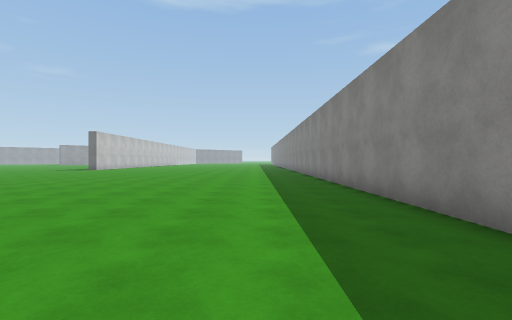
[1] (above)

12 first-person views from a walk through a Unity game level. The camera is 1.3 m above the floor, looks level and sees 85° across. The floor is counted in squares, 2 m on a side. Each view is taken from the middle of a square. On the plan, view 1 faces up. The plan holds only what a view shows up to about 9 squares ahead; the rest is blank. The place goes on beyond the plan. Some animated figures are not drawn. Surface patterns are stand-ins for the level's own textures.

[2]
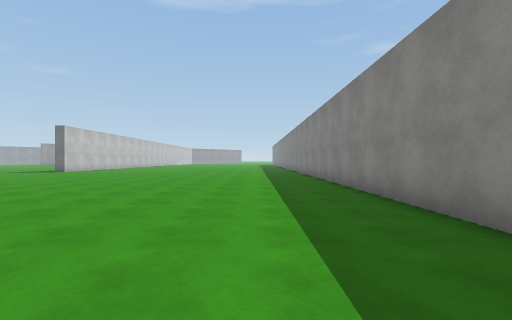

[3]
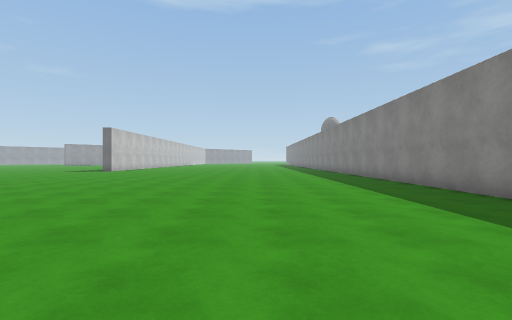

[4]
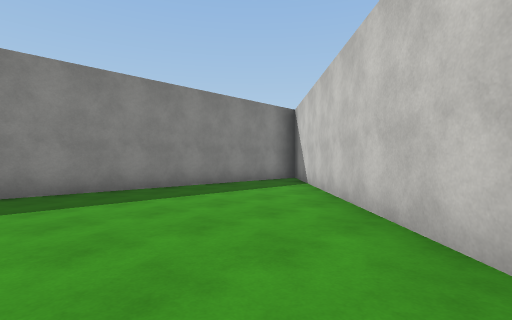

[5]
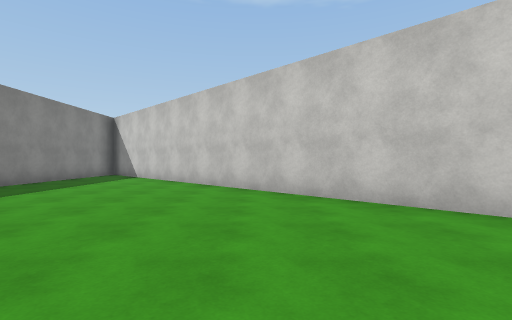

[6]
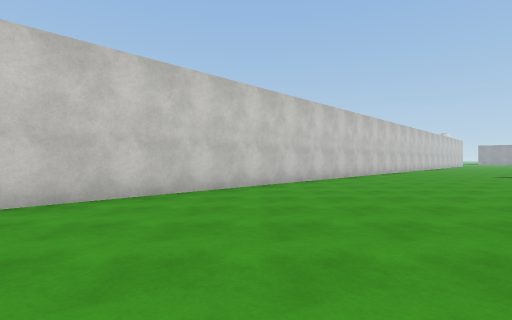

[7]
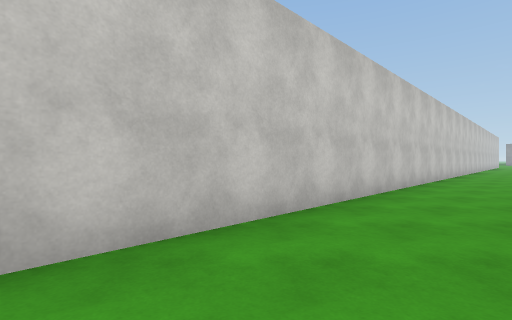

[8]
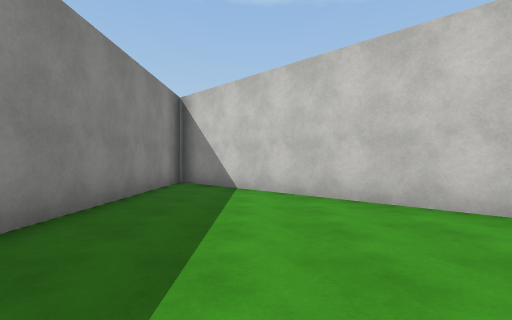

[9]
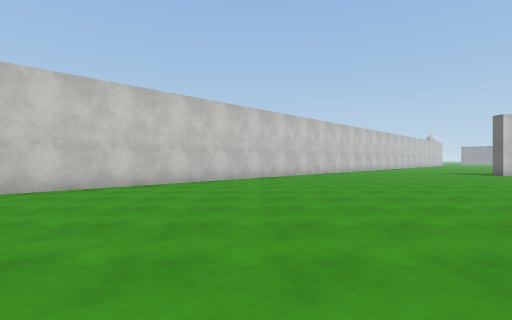

[10]
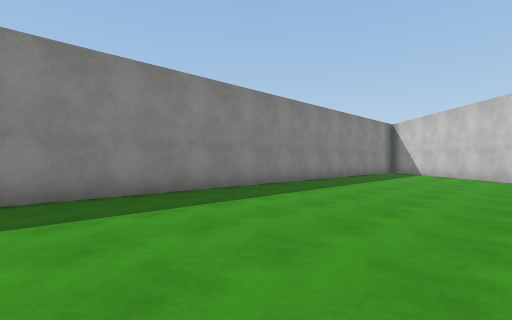

[11]
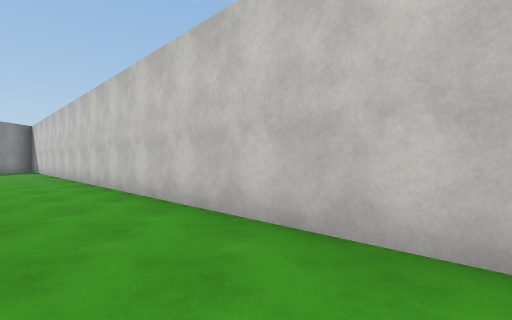

[12]
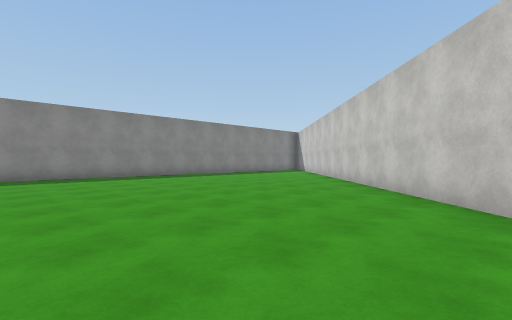

### Floor plan
Points are (right, up) in squares from view 1. A wall is a line through its corners. A room is listed if a view was taken in it or the views show most of it. See-through windows are left out.
Room 1 (views 1, 2, 3, 4, 5, 6, 7, 8, 9, 10, 11, 12)
walls: (-13.5, 12.5) (1.2, -2.2); (2.2, -3.3) (2.2, 12)

Positions as (right, up) in squares from view 1, and headings:
1: (0, 0), facing up
2: (0, 3), facing up
3: (-2, 2), facing up
4: (-4, 5), facing down-right
5: (-4, 9), facing down
6: (-2, 8), facing left
7: (-6, 8), facing left
8: (0, 5), facing down
9: (1, 8), facing left
10: (-3, 12), facing down-right
11: (-10, 12), facing down
12: (-9, 12), facing down-right
